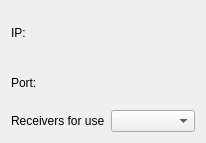
<?xml version="1.0" encoding="UTF-8"?>
<ui version="4.0">
 <class>ReceiverStationPanel</class>
 <widget class="QWidget" name="ReceiverStationPanel">
  <property name="geometry">
   <rect>
    <x>0</x>
    <y>0</y>
    <width>206</width>
    <height>143</height>
   </rect>
  </property>
  <property name="windowTitle">
   <string>Form</string>
  </property>
  <layout class="QGridLayout" name="gridLayout">
   <item row="2" column="0">
    <widget class="QLabel" name="label">
     <property name="text">
      <string>Receivers for use</string>
     </property>
    </widget>
   </item>
   <item row="0" column="1">
    <widget class="QLabel" name="lbStaionIp">
     <property name="text">
      <string/>
     </property>
    </widget>
   </item>
   <item row="1" column="0">
    <widget class="QLabel" name="lbText2">
     <property name="text">
      <string>Port:</string>
     </property>
    </widget>
   </item>
   <item row="2" column="1">
    <widget class="QComboBox" name="cbReceivers"/>
   </item>
   <item row="1" column="1">
    <widget class="QLabel" name="lbStationPort">
     <property name="text">
      <string/>
     </property>
    </widget>
   </item>
   <item row="0" column="0">
    <widget class="QLabel" name="lbText1">
     <property name="text">
      <string>IP:</string>
     </property>
    </widget>
   </item>
  </layout>
 </widget>
 <resources/>
 <connections/>
</ui>
